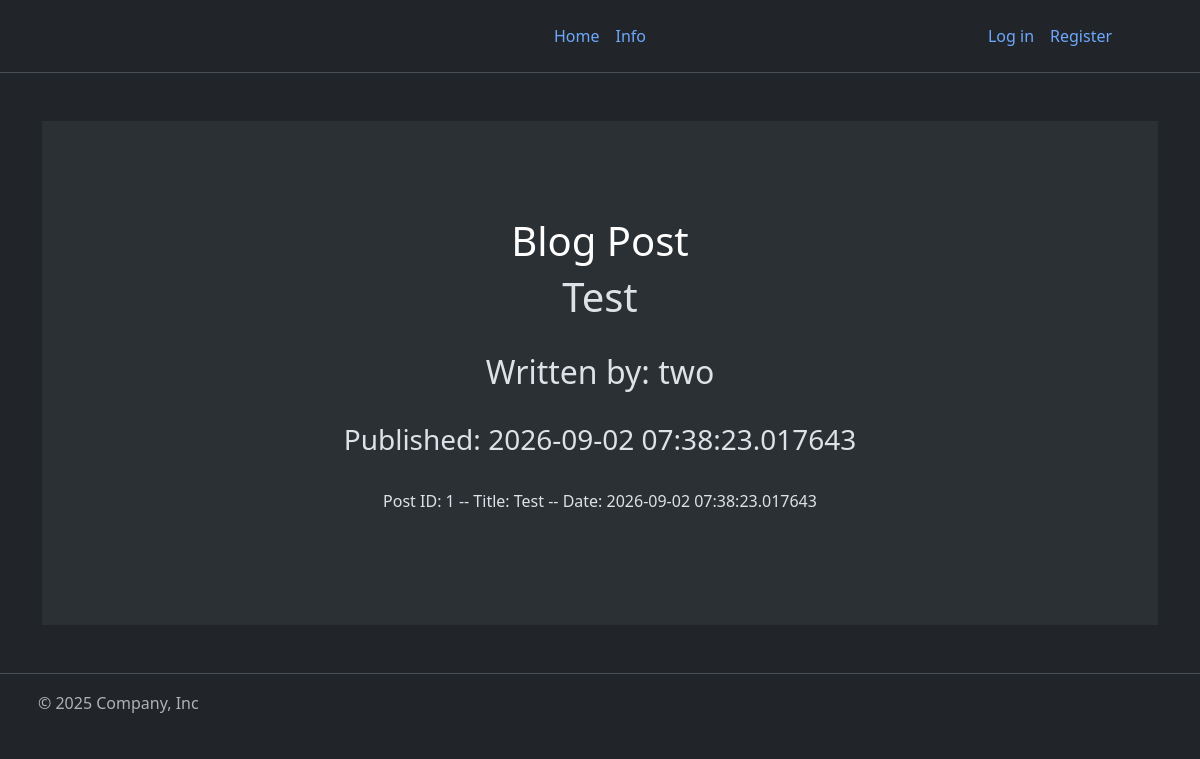
/1, run on an earlier commit of the app's database.
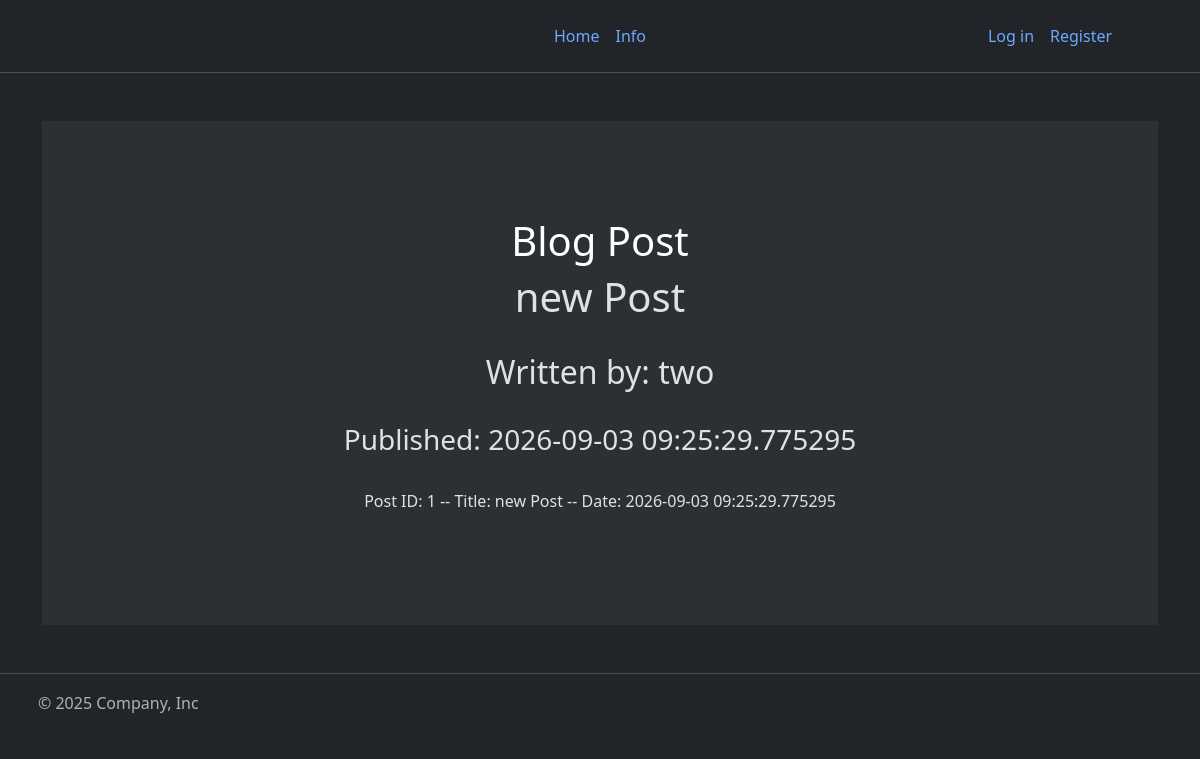
And on a later commit of the database.
### companyblog/models.py (models this page shows, shortened)
class BlogPost(db.Model):
    users= db.relationship(User)
    id = db.Column(db.Integer,primary_key=True)
    user_id = db.Column(db.Integer, db.ForeignKey("users.id"), nullable = False)
    date = db.Column(db.DateTime, nullable=False, default=lambda: datetime.now(UTC))
    title = db.Column(db.String(140), nullable=False)
    text = db.Column(db.Text, nullable=False)
    def __repr__(self):
        return f"Post ID: {self.id} -- Title: {self.title} -- Date: {self.date}"

### companyblog/users/views.py (the view)
@users.route("/<username>")
def user_posts(username):
    page = request.args.get("page",1,type=int)
    user = User.query.filter_by(username=username).first_or_404()
    blog_posts = BlogPost.query.filter_by(author=user).order_by(BlogPost.date.desc()).paginate(page=page,per_page=5)
    return render_template("user_blog_posts.html", blog_posts=blog_posts, user=user)

### companyblog/blog_posts/views.py (called while the page is built)
@blog_posts.route("/<int:blog_post_id>")
def blog_post(blog_post_id):
    blog_post= BlogPost.query.get_or_404(blog_post_id)
    return render_template("blog_post.html", title=blog_post.title,
                           date=blog_post.date,post=blog_post
                           )

### companyblog/templates/blog_post.html (shortened to what this page needs)
{% extends "base.html" %}
{% block content %}
<div class="my-5"> <div class="p-5 text-center bg-body-tertiary"> <div class="container py-5"> <h1 class="text-body-emphasis">Blog Post</h1>
    <h1>{{title}}</h1> <br>
    <h2>Written by: {{post.author.username}}</h2> <br>
    <h3>Published: {{date}}</h3> <br>
    <p>{{post}}</p>
</div>
 </div> </div>
{% endblock %}

What changed in the data, as far as the page shows it:
changed BlogPost: title "Test" → "new Post"; date "2026-09-02 07:38:23.017643" → "2026-09-03 09:25:29.775295"; id+title+date "Post ID: 1 -- Title: Test -- Date: 2026-09-02 07:38:23.017643" → "Post ID: 1 -- Title: new Post -- Date: 2026-09-03 09:25:29.775295"
